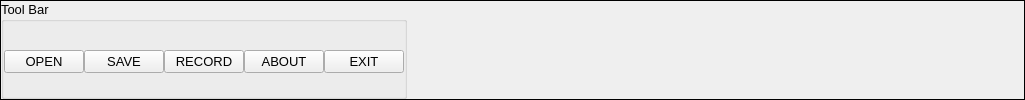
        <widget class="QFrame" name="frame_2">
         <property name="frameShape">
          <enum>QFrame::Box</enum>
         </property>
         <layout class="QHBoxLayout" name="horizontalLayout_5">
          <property name="spacing">
           <number>0</number>
          </property>
          <property name="leftMargin">
           <number>0</number>
          </property>
          <property name="topMargin">
           <number>0</number>
          </property>
          <property name="rightMargin">
           <number>0</number>
          </property>
          <property name="bottomMargin">
           <number>0</number>
          </property>
          <item>
           <widget class="QGroupBox" name="groupBox">
            <property name="font">
             <font>
              <pointsize>10</pointsize>
             </font>
            </property>
            <property name="title">
             <string>Tool Bar</string>
            </property>
            <property name="flat">
             <bool>true</bool>
            </property>
            <layout class="QHBoxLayout" name="horizontalLayout">
             <property name="spacing">
              <number>0</number>
             </property>
             <property name="leftMargin">
              <number>0</number>
             </property>
             <property name="topMargin">
              <number>5</number>
             </property>
             <property name="rightMargin">
              <number>0</number>
             </property>
             <property name="bottomMargin">
              <number>0</number>
             </property>
             <item>
              <widget class="QPushButton" name="btn_open">
               <property name="text">
                <string>OPEN</string>
               </property>
              </widget>
             </item>
             <item>
              <widget class="QPushButton" name="btn_save">
               <property name="text">
                <string>SAVE</string>
               </property>
              </widget>
             </item>
             <item>
              <widget class="QPushButton" name="btn_record">
               <property name="text">
                <string>RECORD</string>
               </property>
              </widget>
             </item>
             <item>
              <widget class="QPushButton" name="btn_about">
               <property name="text">
                <string>ABOUT</string>
               </property>
              </widget>
             </item>
             <item>
              <widget class="QPushButton" name="btn_exit">
               <property name="text">
                <string>EXIT</string>
               </property>
              </widget>
             </item>
            </layout>
           </widget>
          </item>
          <item>
           <spacer name="horizontalSpacer">
            <property name="orientation">
             <enum>Qt::Horizontal</enum>
            </property>
            <property name="sizeType">
             <enum>QSizePolicy::Preferred</enum>
            </property>
            <property name="sizeHint" stdset="0">
             <size>
              <width>617</width>
              <height>20</height>
             </size>
            </property>
           </spacer>
          </item>
         </layout>
        </widget>
